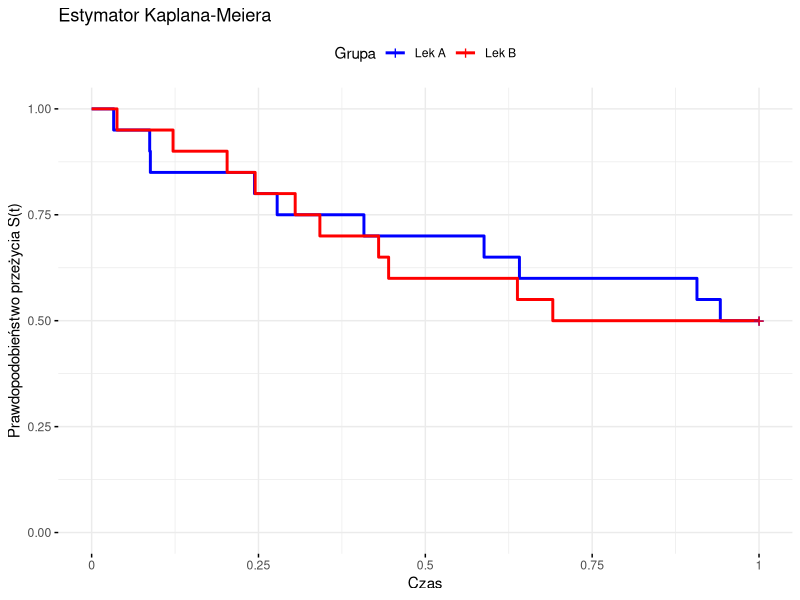
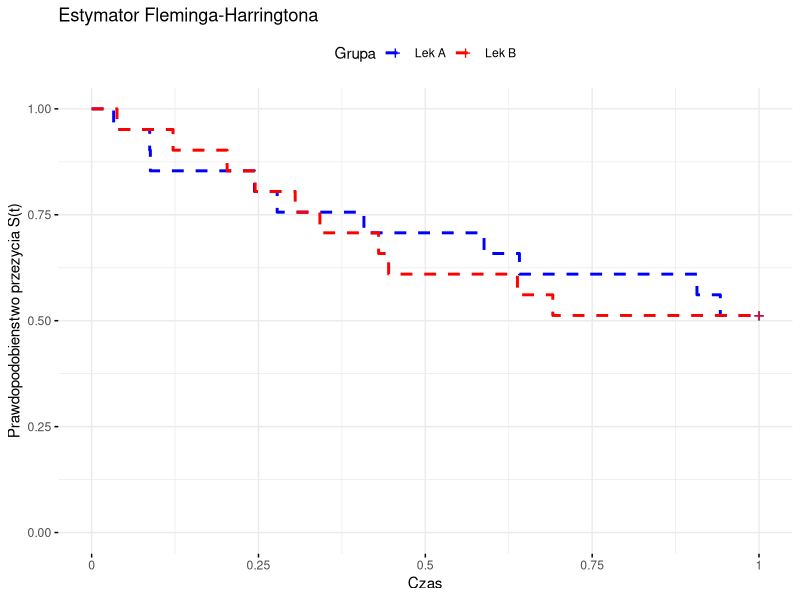
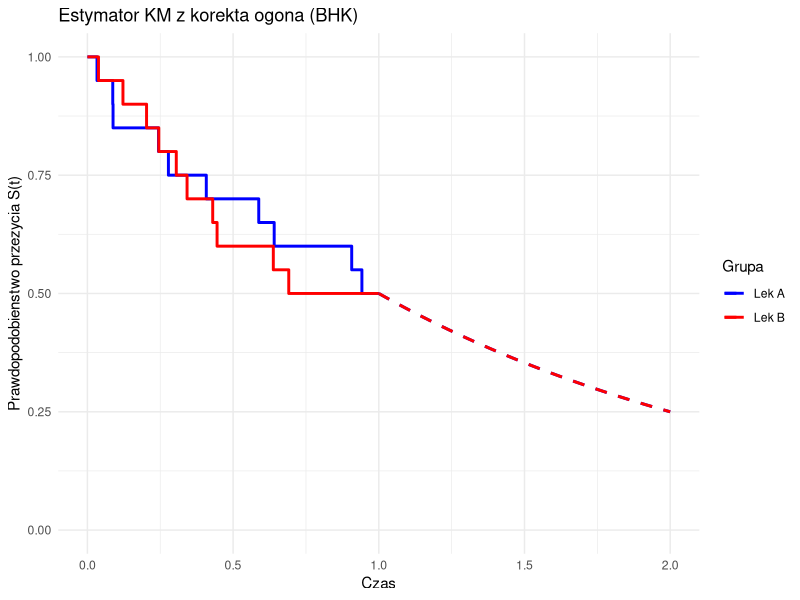
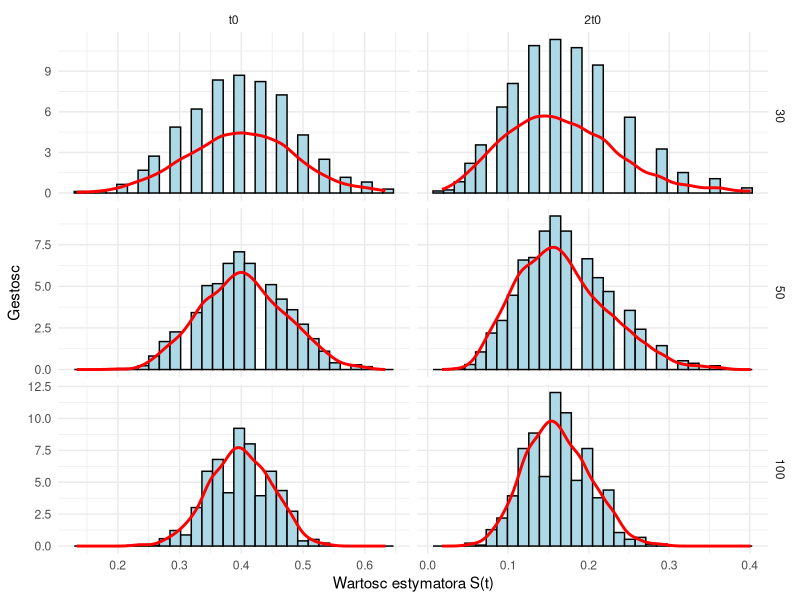
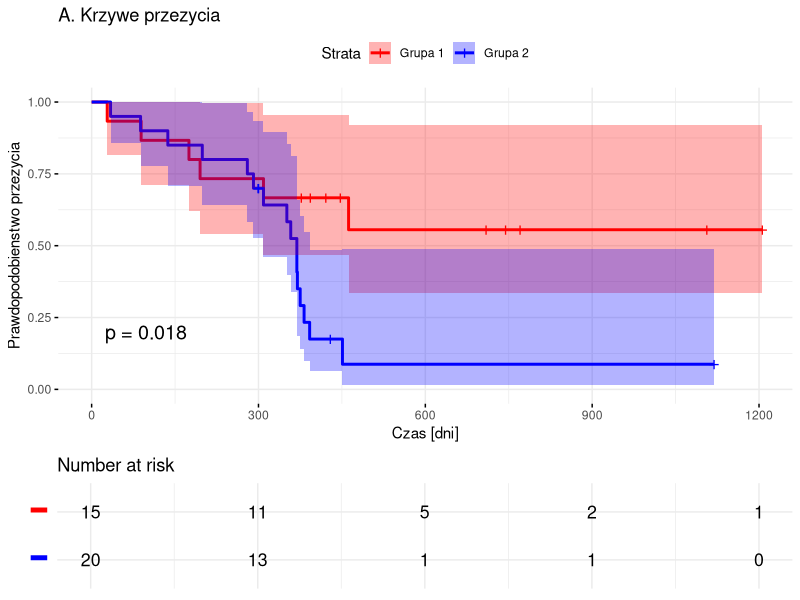
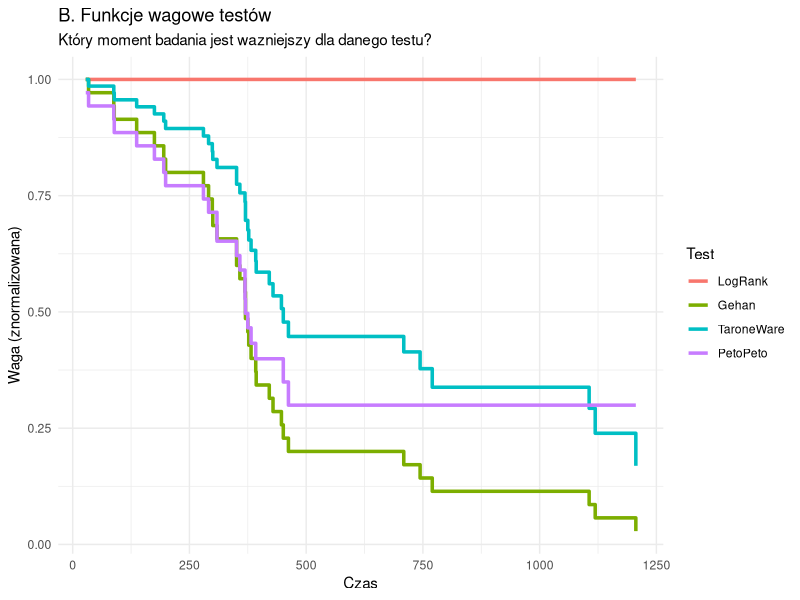

Reproduce these figures in R, in order.
## ---- chunk 1

knitr::opts_chunk$set(
  echo = FALSE,
  message = FALSE, 
  warning = FALSE,
  fig.pos = "H",
  out.extra = "",
  fig.align = "center"
)
## ---- chunk 2
library(ggplot2)
library(survminer)
library(survival)
library(knitr)
library(xtable)
library(coin)
library(reshape2)

## ---- chunk 3
czas_A_event <- c(0.033, 0.087, 0.088, 0.244, 0.278, 
                  0.408, 0.588, 0.641, 0.907, 0.942)
czas_A <- c(czas_A_event, rep(1.0, 10))
status_A <- c(rep(1, 10), rep(0, 10)) # 1=zdarzenie, 0=cenzura

czas_B_event <- c(0.038, 0.122, 0.203, 0.245, 0.305, 
                  0.342, 0.430, 0.445, 0.638, 0.691)
czas_B <- c(czas_B_event, rep(1.0, 10))
status_B <- c(rep(1, 10), rep(0, 10))

surv_obj_A <- Surv(czas_A, status_A)
surv_obj_B <- Surv(czas_B, status_B)

fit_km_A <- survfit(surv_obj_A ~ 1, type = "kaplan-meier")
fit_km_B <- survfit(surv_obj_B ~ 1, type = "kaplan-meier")

fit_fh_A <- survfit(surv_obj_A ~ 1, type = "fleming-harrington")
fit_fh_B <- survfit(surv_obj_B ~ 1, type = "fleming-harrington")
## ---- chunk 4
fits_km_list <- list(Lek_A = fit_km_A, Lek_B = fit_km_B)
plot_km <- ggsurvplot_combine(
  fits_km_list,
  data = list(Lek_A = data.frame(time = czas_A, status = status_A), 
              Lek_B = data.frame(time = czas_B, status = status_B)),
  conf.int = FALSE,
  palette = c("blue", "red"),
  xlab = "Czas",
  ylab = "Prawdopodobieństwo przeżycia S(t)",
  title = "Estymator Kaplana-Meiera",
  legend.title = "Grupa",
  legend.labs = c("Lek A", "Lek B"),
  ggtheme = theme_minimal()
)
print(plot_km)

fits_fh_list <- list(Lek_A = fit_fh_A, Lek_B = fit_fh_B)
plot_fh <- ggsurvplot_combine(
  fits_fh_list,
  data = list(Lek_A = data.frame(time = czas_A, status = status_A), 
              Lek_B = data.frame(time = czas_B, status = status_B)),
  conf.int = FALSE,
  palette = c("blue", "red"),
  linetype = "dashed",
  xlab = "Czas",
  ylab = "Prawdopodobienstwo przezycia S(t)",
  title = "Estymator Fleminga-Harringtona",
  legend.title = "Grupa",
  legend.labs = c("Lek A", "Lek B"),
  ggtheme = theme_minimal()
)
print(plot_fh)
## ---- chunk 5
get_bhk_data <- function(time, status, group_name, extension_factor = 2.0) {
  fit <- survfit(Surv(time, status) ~ 1)
  
  km_data <- data.frame(
    time = c(0, fit$time),
    surv = c(1, fit$surv),
    type = "Kaplan-Meier"
  )
  
  t_last <- max(km_data$time)
  s_last <- km_data$surv[nrow(km_data)]
  
  if (s_last > 0) {
    t_tail <- seq(from = t_last, to = t_last * extension_factor, length.out = 100)
    
    s_tail_vals <- exp((log(s_last) / t_last) * t_tail)
    
    tail_data <- data.frame(time = t_tail, surv = s_tail_vals, type = "Ogon BHK")
    full_data <- rbind(km_data, tail_data)
  } else {
    full_data <- km_data
  }
  
  full_data$group <- group_name
  return(full_data)
}

df_bhk_A <- get_bhk_data(czas_A, status_A, "Lek A")
df_bhk_B <- get_bhk_data(czas_B, status_B, "Lek B")
plot_data <- rbind(df_bhk_A, df_bhk_B)
## ---- chunk 6
ggplot(plot_data, aes(x = time, y = surv, color = group)) +
  geom_step(data = subset(plot_data, type == "Kaplan-Meier"), size = 1) +
  geom_line(data = subset(plot_data, type == "Ogon BHK"), 
            size = 1, linetype = "dashed") +
  scale_color_manual(values = c("blue", "red")) +
  labs(
    title = "Estymator KM z korekta ogona (BHK)",
    x = "Czas",
    y = "Prawdopodobienstwo przezycia S(t)",
    color = "Grupa"
  ) +
  theme_minimal() +
  ylim(0, 1)
## ---- chunk 7

qge <- function(u, a, l) {
  (-log(1 - u^(1/a))) / l
}

generuj_dane_Typ_I <- function(n, t0, a, l) {
  u <- runif(n)
  x <- qge(u, a, l)
  data.frame(time = pmin(x, t0), status = as.integer(x <= t0))
}

alpha_param <- 2.0
lambda_param <- 1.0

set.seed(123)
duza_proba <- qge(runif(50000), alpha_param, lambda_param)
t0_val <- mean(duza_proba)

M <- 1000
N_values <- c(30, 50, 100)
wyniki_symulacji <- data.frame()

set.seed(42)

for (n in N_values) {
  est_t0 <- numeric(M)
  est_2t0 <- numeric(M)
  
  for (i in 1:M) {
    df <- generuj_dane_Typ_I(n, t0_val, alpha_param, lambda_param)
    fit <- survfit(Surv(time, status) ~ 1, data = df)
    
    sum_fit <- summary(fit, times = t0_val, extend = TRUE)
    val_S_t0 <- sum_fit$surv
    if(length(val_S_t0) == 0) val_S_t0 <- 0
    est_t0[i] <- val_S_t0
    
    if (val_S_t0 > 0) {
      val_S_2t0 <- exp((log(val_S_t0) / t0_val) * (2 * t0_val))
    } else {
      val_S_2t0 <- 0
    }
    est_2t0[i] <- val_S_2t0
  }
  
  temp_res <- data.frame(
    N = as.factor(n),
    Punkt = rep(c("t0", "2t0"), each = M),
    Wartosc = c(est_t0, est_2t0)
  )
  wyniki_symulacji <- rbind(wyniki_symulacji, temp_res)
}
## ---- chunk 8
wyniki_symulacji$Punkt <- factor(wyniki_symulacji$Punkt, 
                                 levels = c("t0", "2t0"))

ggplot(wyniki_symulacji, aes(x = Wartosc)) +
  geom_histogram(aes(y = ..density..), bins = 30, 
                 fill = "lightblue", color = "black") +
  geom_density(color = "red", size = 1) +
  facet_grid(N ~ Punkt, scales = "free") +
  labs(
    x = "Wartosc estymatora S(t)",
    y = "Gestosc"
  ) +
  theme_minimal()
## ---- chunk 9
estimate_mean_BHK <- function(time, status) {
  
  data <- data.frame(time = time, status = status)
  data <- data[order(data$time), ]
  unique_times <- unique(data$time)
  
  n_risk <- numeric(length(unique_times))
  n_event <- numeric(length(unique_times))
  
  for (i in 1:length(unique_times)) {
    t <- unique_times[i]
    n_risk[i] <- sum(data$time >= t)
    n_event[i] <- sum(data$time == t & data$status == 1)
  }
  
  term_km <- (n_risk - n_event) / n_risk
  term_km[is.nan(term_km)] <- 0
  S_km <- cumprod(term_km)
  
  H_na <- cumsum(n_event / n_risk)
  S_fh <- exp(-H_na)
  
  calculate_mean_with_tail <- function(S_values, times) {
    t_last <- max(times)
    S_last <- tail(S_values, 1)
    
    times_ext <- c(0, times)
    S_ext <- c(1, S_values)
    intervals <- diff(times_ext)
    
    area_observed <- sum(S_ext[1:length(intervals)] * intervals)
    
    tail_area <- 0
    if (S_last > 0 && S_last < 1) {
      tail_area <- (-t_last * S_last) / log(S_last)
    }
    
    return(area_observed + tail_area)
  }
  
  mean_km <- calculate_mean_with_tail(S_km, unique_times)
  mean_fh <- calculate_mean_with_tail(S_fh, unique_times)
  
  return(list(Mean_KM = mean_km, Mean_FH = mean_fh))
}
## ---- chunk 10
wyniki_A <- estimate_mean_BHK(czas_A, status_A)
wyniki_B <- estimate_mean_BHK(czas_B, status_B)

df_wyniki <- data.frame(
Estymator = c("Kaplan-Meier", "Fleming-Harrington"),
Lek_A = c(wyniki_A$Mean_KM, wyniki_A$Mean_FH),
Lek_B = c(wyniki_B$Mean_KM, wyniki_B$Mean_FH)
)

df_wyniki$Roznica <- df_wyniki$Lek_A - df_wyniki$Lek_B

srednia_A_KM <- wyniki_A$Mean_KM
srednia_B_KM <- wyniki_B$Mean_KM
roznica_KM   <- srednia_A_KM - srednia_B_KM
## ---- chunk 11

kable(df_wyniki, 
      digits = 4,
      col.names = c("Estymator", "Lek A [lata]", 
                    "Lek B [lata]", "Różnica (A-B)"),
      caption = "Oszacowane średnie czasy do remisji z korektą BHK",
      align = "lccc")
## ---- chunk 12

ObliczPrzedzialSredniej <- function(time, status, alpha = 0.05, tau) {
  
  km_fit <- survfit(Surv(time, status) ~ 1)
  
  t_i <- km_fit$time
  r_i <- km_fit$n.risk
  d_i <- km_fit$n.event
  S_i <- km_fit$surv
  
  t_all <- c(0, t_i)
  S_all <- c(1, S_i)
  
  relevant_indices <- which(t_all < tau)
  t_calc <- t_all[relevant_indices]
  S_calc <- S_all[relevant_indices]
  
  t_points <- c(t_calc, tau)
  
  dt <- diff(t_points)
  
  mu_hat <- sum(S_calc * dt)
  
  var_sum <- 0
  
  event_indices <- which(d_i > 0 & t_i < tau)
  
  for (idx in event_indices) {
    ti_current <- t_i[idx] 
    
    sub_indices <- which(t_all >= ti_current & t_all < tau)
    
    if(length(sub_indices) > 0) {
      t_sub <- c(t_all[sub_indices], tau)
      S_sub <- S_all[sub_indices]
      dt_sub <- diff(t_sub)
      area_tail <- sum(S_sub * dt_sub)
    } else {
      area_tail <- 0
    }
    term <- (area_tail^2) * (d_i[idx] / (r_i[idx] * (r_i[idx] - d_i[idx])))
    
    if (!is.na(term) && is.finite(term)) {
      var_sum <- var_sum + term
    }
  }
  
  V_hat <- var_sum
  
  z_score <- qnorm(1 - alpha/2)
  se <- sqrt(V_hat)
  
  lower <- mu_hat - z_score * se
  upper <- mu_hat + z_score * se
  
  return(list(
    tau = tau,
    mu = mu_hat,
    se = se,
    lower = lower,
    upper = upper
  ))
}
## ---- chunk 13
g1_time <- c(28, 89, 175, 195, 309, 377, 393, 421, 447, 462, 
             709, 744, 770, 1106, 1206)
g1_status <- c(1, 1, 1, 1, 1, 0, 0, 0, 0, 1, 0, 0, 0, 0, 0)

g2_time <- c(34, 88, 137, 199, 280, 291, 299, 300, 309, 351, 
             358, 369, 369, 370, 375, 382, 392, 429, 451, 1119)
g2_status <- c(1, 1, 1, 1, 1, 1, 0, 0, 1, 1, 1, 1, 1, 1, 1, 1, 
               1, 0, 1, 0)

alpha_val <- 0.05
tau_short <- 462
tau_long <- 1500

res1_short <- ObliczPrzedzialSredniej(g1_time, g1_status, alpha_val, tau_short)
res2_short <- ObliczPrzedzialSredniej(g2_time, g2_status, alpha_val, tau_short)

res1_long <- ObliczPrzedzialSredniej(g1_time, g1_status, alpha_val, tau_long)
res2_long <- ObliczPrzedzialSredniej(g2_time, g2_status, alpha_val, tau_long)

## ---- chunk 14

df_wyniki <- data.frame(
  Grupa = rep(c("Niski st. (II)", "Wysoki st. (IIIA)"), 2),
  Tau = c(rep(tau_short, 2), rep(tau_long, 2)),
  Srednia = c(res1_short$mu, res2_short$mu, res1_long$mu, res2_long$mu),
  SE = c(res1_short$se, res2_short$se, res1_long$se, res2_long$se),
  CI_Dol = c(res1_short$lower, res2_short$lower, res1_long$lower, res2_long$lower),
  CI_Gora = c(res1_short$upper, res2_short$upper, res1_long$upper, res2_long$upper)
)


kable(df_wyniki, 
      digits = 2,
      caption = "Średni czas do progresji choroby (RMST) i przedziały ufności 95%",
      col.names = c("Grupa", "Tau [dni]", "Średnia [dni]", "Błąd Std.", 
                    "95% CI Dolny", "95% CI Górny"),
      align = "lccccc")
## ---- chunk 15

df <- data.frame(
  time = c(g1_time, g2_time),
  status = c(g1_status, g2_status),
  group = factor(c(rep("Grupa 1", length(g1_time)), 
                   rep("Grupa 2", length(g2_time))))
)
test_lr <- logrank_test(Surv(time, status) ~ group, data = df, 
                        type = "logrank")
p_lr <- pvalue(test_lr)

test_gb <- logrank_test(Surv(time, status) ~ group, data = df, 
                        type = "Gehan-Breslow")
p_gb <- pvalue(test_gb)

test_tw <- logrank_test(Surv(time, status) ~ group, data = df, 
                        type = "Tarone-Ware")
p_tw <- pvalue(test_tw)

test_pp <- logrank_test(Surv(time, status) ~ group, data = df, 
                        type = "Peto-Peto")
p_pp <- pvalue(test_pp)

wyniki_testow <- data.frame(
  Test = c("Log-rank", "Gehan-Breslow", "Tarone-Ware", "Peto-Peto"),
  Waga = c("1", "n(t)", "$\\sqrt{n(t)}$", "S(t)"),
  p_value = c(p_lr, p_gb, p_tw, p_pp)
)

kable(wyniki_testow, digits = 4, 
      caption = "Porównanie p-wartości dla różnych testów rangowych")
## ---- chunk 16

fit_km <- survfit(Surv(time, status) ~ group, data = df)

ggsurvplot(
  fit_km, 
  data = df,
  pval = TRUE,
  conf.int = TRUE,
  risk.table = TRUE,
  palette = c("red", "blue"),
  ggtheme = theme_minimal(),
  title = "A. Krzywe przezycia",
  xlab = "Czas [dni]",
  ylab = "Prawdopodobienstwo przezycia",
  
  
  legend.labs = c("Grupa 1", "Grupa 2"),
  risk.table.height = 0.25,
  risk.table.y.text.col = TRUE,
  risk.table.y.text = FALSE,
  tables.theme = theme_cleantable()
)
## ---- chunk 17

fit_all <- survfit(Surv(time, status) ~ 1, data = df)
n_risk <- fit_all$n.risk
S_t <- fit_all$surv

wagi_df <- data.frame(
  Czas = fit_all$time,
  LogRank = 1,
  Gehan = n_risk / max(n_risk),
  TaroneWare = sqrt(n_risk) / max(sqrt(n_risk)),
  PetoPeto = S_t
)

wagi_long <- melt(wagi_df, id.vars = "Czas", variable.name = "Test", value.name = "Waga")

ggplot(wagi_long, aes(x = Czas, y = Waga, color = Test)) +
  geom_step(size = 1.2) +
  theme_minimal() +
  labs(
    title = "B. Funkcje wagowe testów",
    subtitle = "Który moment badania jest wazniejszy dla danego testu?",
    y = "Waga (znormalizowana)"
  )
